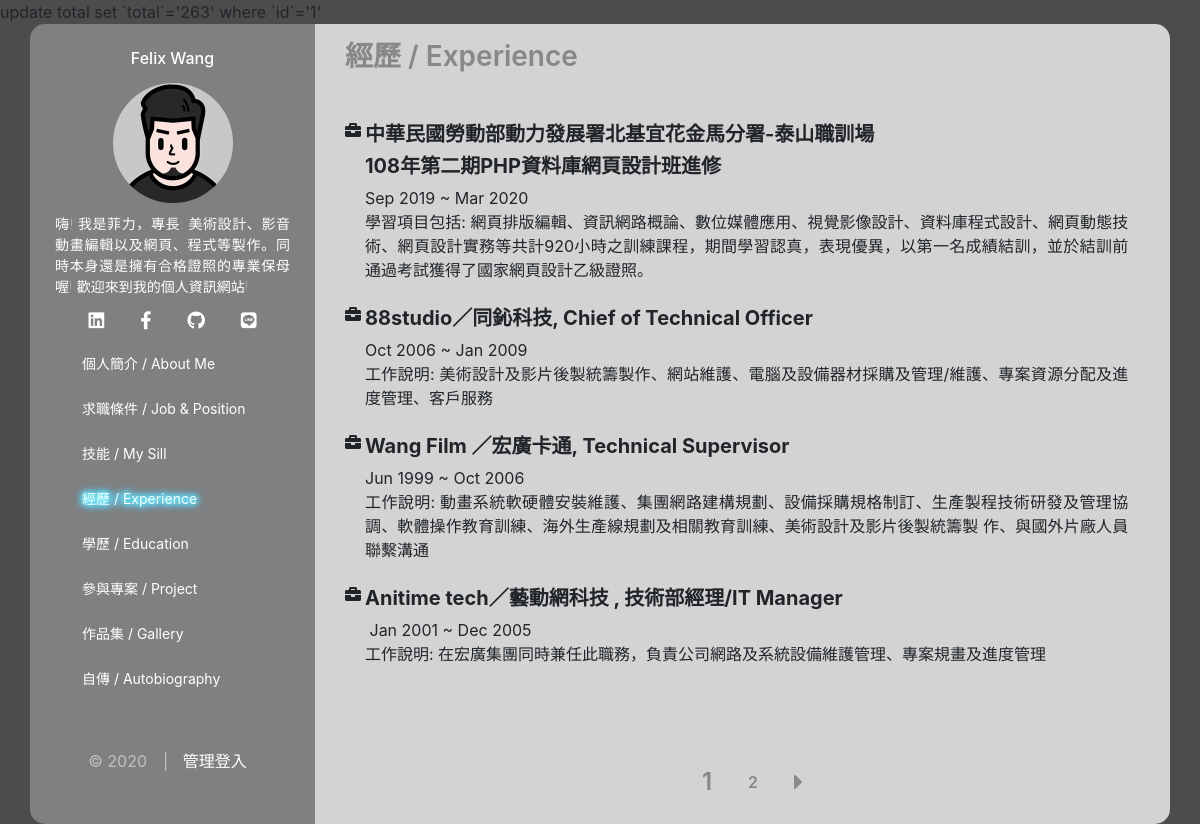
/index.php?do=history, run on the app's committed database.
### tables this page shows
CREATE TABLE `title` (
  `id` int(5) UNSIGNED NOT NULL,
  `file` text NOT NULL,
  `title` text NOT NULL,
  `text` text NOT NULL,
  `sh` int(1) NOT NULL DEFAULT 0
);

CREATE TABLE `menu` (
  `id` int(5) UNSIGNED NOT NULL,
  `href` text NOT NULL,
  `text` text NOT NULL,
  `parent` int(5) NOT NULL,
  `sh` int(1) NOT NULL DEFAULT 1
);

CREATE TABLE `history` (
  `id` int(5) UNSIGNED NOT NULL,
  `file` text NOT NULL,
  `text` text NOT NULL,
  `sh` int(1) NOT NULL DEFAULT 1,
  `rank` int(5) NOT NULL
);

### base.php (called while the page is built, shortened)
<?php
$dsn="mysql:host=localhost;charset=utf8;dbname=resume";
$pdo=new PDO($dsn,"root","");
function all($table,...$arg){
  global $pdo;
  $sql="select * from $table";
    if(!empty($arg[0])){
      foreach($arg[0] as $key => $value){
        $tmp[]=sprintf("`%s`='%s'",$key,$value);
      }
      $sql=$sql . " where " . implode(" && ",$tmp);
    }
  return $pdo->query($sql)->fetchAll();
}
function nums($table,...$arg){
  global $pdo;
  $sql="select count(*) from $table";
  return $pdo->query($sql)->fetchColumn();
}
function save($table,$data){
  global $pdo;
  if(!empty($data['id'])){
    foreach($data as $key => $value){
      if($key!="id"){
        $tmp[]=sprintf("`%s`='%s'",$key,$value);
      }
    }
    $sql="update $table set ".implode(",",$tmp)." where `id`='".$data['id']."'";
  }else{
    $sql="insert into $table (`".implode("`,`",array_keys($data))."`) value('".implode("','",$data)."')";
  }
  return $pdo->exec($sql);
}
function q($sql){
  global $pdo;
  return $pdo->query($sql)->fetchAll();
}
?>

### index.php (the view, shortened to what this page needs)
<?php
include_once "./base.php";
?>
<!DOCTYPE html>
<html lang="en">
<head>
    <link rel="stylesheet" href="./css/all.min.css">
    <link rel="stylesheet" href="./css/bootstrap.min.css">
    <link rel="stylesheet" href="./css/animate.css">
    <link rel="stylesheet" href="./css/front.css">
</head>
<body>
<div  style="width:100vw;height:100vh;margin:auto;display:flex;justify-content:center;align-items:center;">
    <div class="container " id="resume">
        <div class="row " >
            <div class="col-3 my-3 " id="menu">
                    <div >
                        <?php
                        include "./front/title.php";
                        ?>
                    </div>
                    <div class="col-12">
                        <ul class="nav justify-content-center ">
                            <li class="nav-item ">
                                <a class="nav-link text-white active mx-2" href="#">
                                    <i class="fab fa-linkedin"></i>
                                </a>
                            </li>
                            <li class="nav-item ">
                                <a class="nav-link text-white active mx-2" href="#">
                                    <i class="fab fa-facebook-f"></i>
                                </a>
                            </li>
                            <li class="nav-item">
                                <a class="nav-link text-white mx-2" href="#">
                                    <i class="fab fa-github"></i>
                                </a>
                            </li>
                            <li class="nav-item">
                                <a class="nav-link text-white mx-2" href="#">
                                    <i class="fab fa-line"></i>
                                </a>
                            </li>
                        </ul>
                    </div>
                    <div class="col-12 ">
                        <div class=" justify-content-center sub">
<?php
                       $main=all("menu",['parent'=>0,'sh'=>1]);
				    		foreach ($main as $k => $m) {
                              echo "<li><a href='".$m['href']."' id='".explode("=",$m['href'])[1]."'>".$m['text']."</a></li>";
                            }
?>
                        </div>
                    </div>
                    <div class="row  ">
                        <div class="col-12 admin   "> &copy; &emsp;|
                <?php
					if (!empty($_SESSION['login'])) {
					?>
						<a href="admin.php">返回管理</a>
  					<?php
					}else{
					?>
                    <a href="?do=login" id="login">管理登入</a>
					<?php
					}
				?>
                        </div>
                    </div>
            </div>
            <div class="col-9 my-3" id="content" >
                <div class="container mt-3 " >
            <?php
                $do=(!empty($_GET['do']))?$_GET['do']:"info";
                $type=(!empty($_GET['type']))?$_GET['type']:"video";
                $path="./front/" . $do . ".php";
                if(file_exists($path)){
                  include $path;
                }else{
                  include "./front/title.php";
                }
            ?>
                </div>
            </div>
        </div>
    </div>
</div>
</body>
</html>

### front/title.php
<?php
include_once "./base.php";
 $useTable="title";
?>
<div>
    <?php
    $rows=all($useTable,['sh'=>'1']);
    foreach($rows as $r){
    ?>
    <div id="title" >
        <h6>
            <?=$r['title'];?>
        </h6>
    </div>
    <div class="head" >
        <img src="./img/<?=$r['file'];?>" style="width:auto;height:120px">
    </div>
    <div class="descp" style="padding:5px;text-align:justify;">
        <?=$r['text'];?>
    </div>
    <?php
    }
    ?>
</div>

### front/history.php (shortened to what this page needs)
<?php
include_once "./base.php";
 $useTable="history";
                 $sum=nums($useTable);
                 $div=4;
                 $pages=ceil($sum/$div);
                 $p=(!empty($_GET['p']))?$_GET['p']:1;
                 $start=($p-1)*$div;
                 $rows=q("select * from $useTable where sh=1 ORDER BY rank LIMIT $start,$div");
         ?>
 <div>
   <h3 style="font-weight: 600; color:#888;">經歷 / Experience</h3>
   <div class="column h-100 w-100 py-3">
<?php
 foreach($rows as $r){
 ?>
    <div class="row mt-4 no-gutters">
        <div class="w-10 mr-0 pr-1">
        <i class="fas fa-briefcase"></i>
        </div>
        <div class="text-justify" style="width: 96%">
          <?=$r['text'];?>
        </div>
    </div>
 <?php
 }
 ?>
 </div>
 <?php
           echo "<div class='container-fluid ' id='footer'>";
           echo "<div class='row justify-content-center align-items-center'>";
          for($i=1;$i<=$pages;$i++){
           $fontSize=($i==$p)?"24px":"16px";
           echo "<a href='index.php?do=$useTable&type=$type&p=$i' style='font-size:$fontSize;text-decoration:none;font-weight:600;color:#888' class='mx-2'> ".$i." </a>";
           }
         if(($p+1)<=$pages){
           echo "<a href='index.php?do=$useTable&type=$type&p=".($p+1)."' style='text-decoration:none;color:#888' class='mx-2'><i class='fas fa-caret-right'></i></a>";
         }
         echo "</div>";
         echo "</div>";
     ?>
 </div>

### css/front.css (style rules this page uses)
body { background-image: linear-gradient(rgba(0,0,0,0.7), rgba(0,0,0,0.7)), url(); background-size: cover; background-attachment: fixed; background-position: center; font-family: var(--font-family-sans-serif), 'Microsoft Jhenghei'; }
#resume { font-size: 16px; }
#menu { height:800px; background: gray; border-radius: 15px 0 0 15px; padding-top: 20px; text-align: center; }
#menu ul { font-size: 18px; }
#title { color: white; margin: 5px; }
.head { width: 120px; height: 120px; margin: auto; margin-top: 15px; border-radius: 50%; overflow: hidden; text-align: center; }
.descp { color: white; font-size: 14px; font-weight: 100; margin: 5px; }
.sub { height: 400px; margin-left: -3px; }
.sub li { margin: auto; padding: 0px 15px; font-size: 14px; color: white; text-align: left; list-style:none }
.sub a { color: white; display: block; margin: 16px auto; padding: 4px 5px; text-decoration: none; border-radius: 10px; }
.sub a:link { color: white; }
.menushow { margin: 20px 0; font-size: 14px; color: white !important; text-decoration: none; text-shadow: 0px 0px 5px rgb(0, 238, 255) !important; filter: drop-shadow(0 0 3px white) drop-shadow(0 0 3px rgb(0, 183, 255)) ; }
.row a { color: white; padding: 4px 10px; text-decoration: none; border-radius: 10px; }
.row a:link { color: white; }
.admin { margin-top:0px; margin-bottom:10px; padding:0px; text-align: center; color:rgb(192, 190, 190) }
#content { height:800px; background: lightgray; border-radius: 0 15px 15px 0; overflow: hidden; }
#footer { position:absolute; margin-left: -20px; font-size: 1.5rem; bottom: 20px; vertical-align: baseline; }

### data on the page
title: title "Felix Wang", file (picture), text "嗨! 我是菲力，專長: 美術設計、影音動畫編輯以及網頁、程式等製作。同時本身還是擁有合格證照的專業保母喔! 歡迎來到我的個人資訊網站!"
menu: text "個人簡介 / About Me"
menu: text "求職條件 / Job & Position"
menu: text "技能 / My Sill"
menu: text "經歷 / Experience"
menu: text "學歷 / Education"
menu: text "參與專案 / Project"
menu: text "作品集 / Gallery"
menu: text "自傳 / Autobiography"
history: text "中華民國勞動部動力發展署北基宜花金馬分署-泰山職訓場 108年第二期PHP資料庫網頁設計班進修 Sep 2019 ~ Mar 2020 學習項目包括: 網頁排版編輯、資訊網路概論、數位媒體應用、視覺影像設計、資料庫程式設計、網頁動態技術、網頁設計實務等共計920小時之訓練課程，期間學習認真，表現優異，以第一名成績結訓，並於結訓前通過考試獲得了國家網頁設計乙級證照。"
history: text "88studio／同鈊科技, Chief of Technical Officer Oct 2006 ~ Jan 2009 工作說明: 美術設計及影片後製統籌製作、網站維護、電腦及設備器材採購及管理/維護、專案資源分配及進度管理、客戶服務"
history: text "Wang Film ／宏廣卡通, Technical Supervisor Jun 1999 ~ Oct 2006 工作說明: 動畫系統軟硬體安裝維護、集團網路建構規劃、設備採購規格制訂、生產製程技術研發及管理協調、軟體操作教育訓練、海外生產線規劃及相關教育訓練、美術設計及影片後製統籌製 作、與國外片廠人員聯繫溝通"
history: text "Anitime tech／藝動網科技 , 技術部經理/IT Manager Jan 2001 ~ Dec 2005 工作說明: 在宏廣集團同時兼任此職務，負責公司網路及系統設備維護管理、專案規畫及進度管理"
